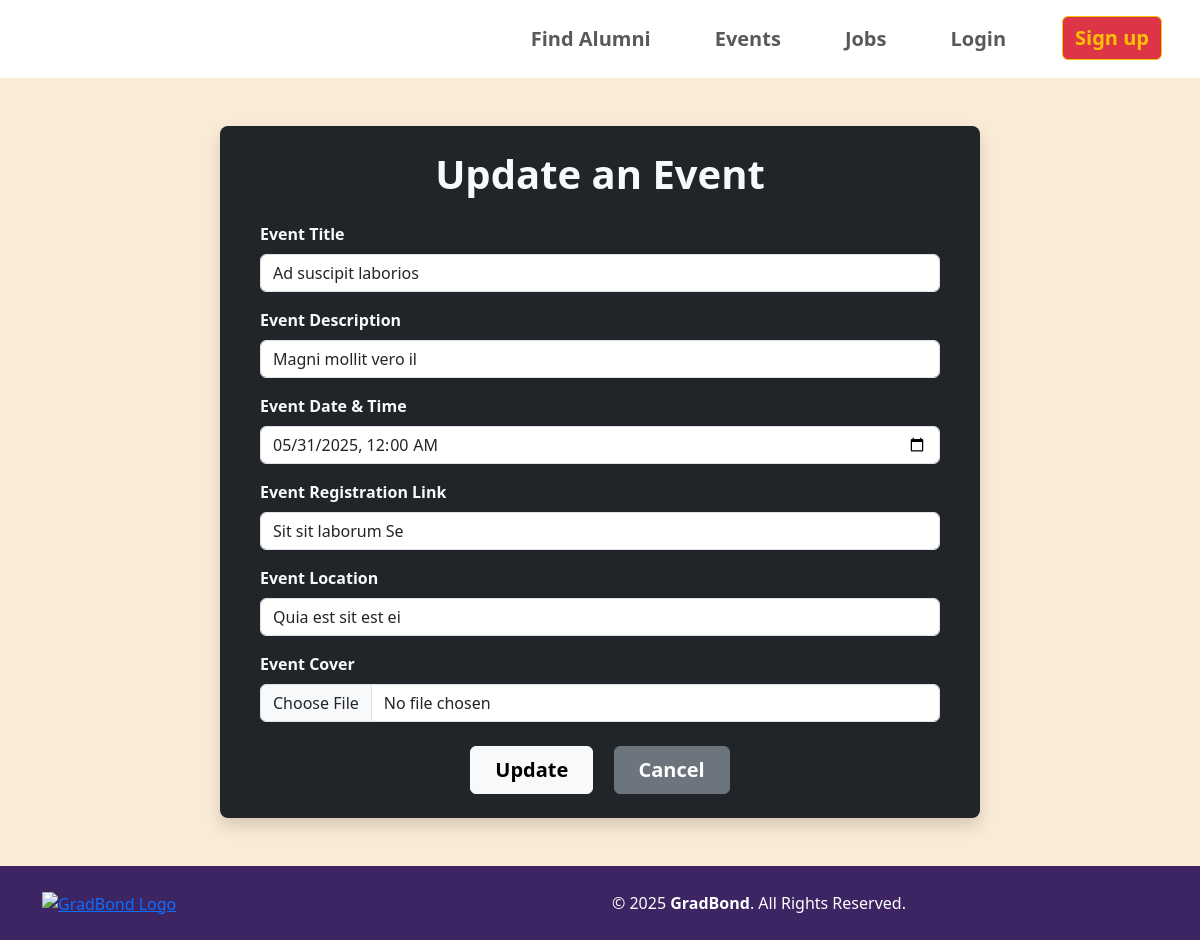
Before: /edit-event/5 with the older database file.
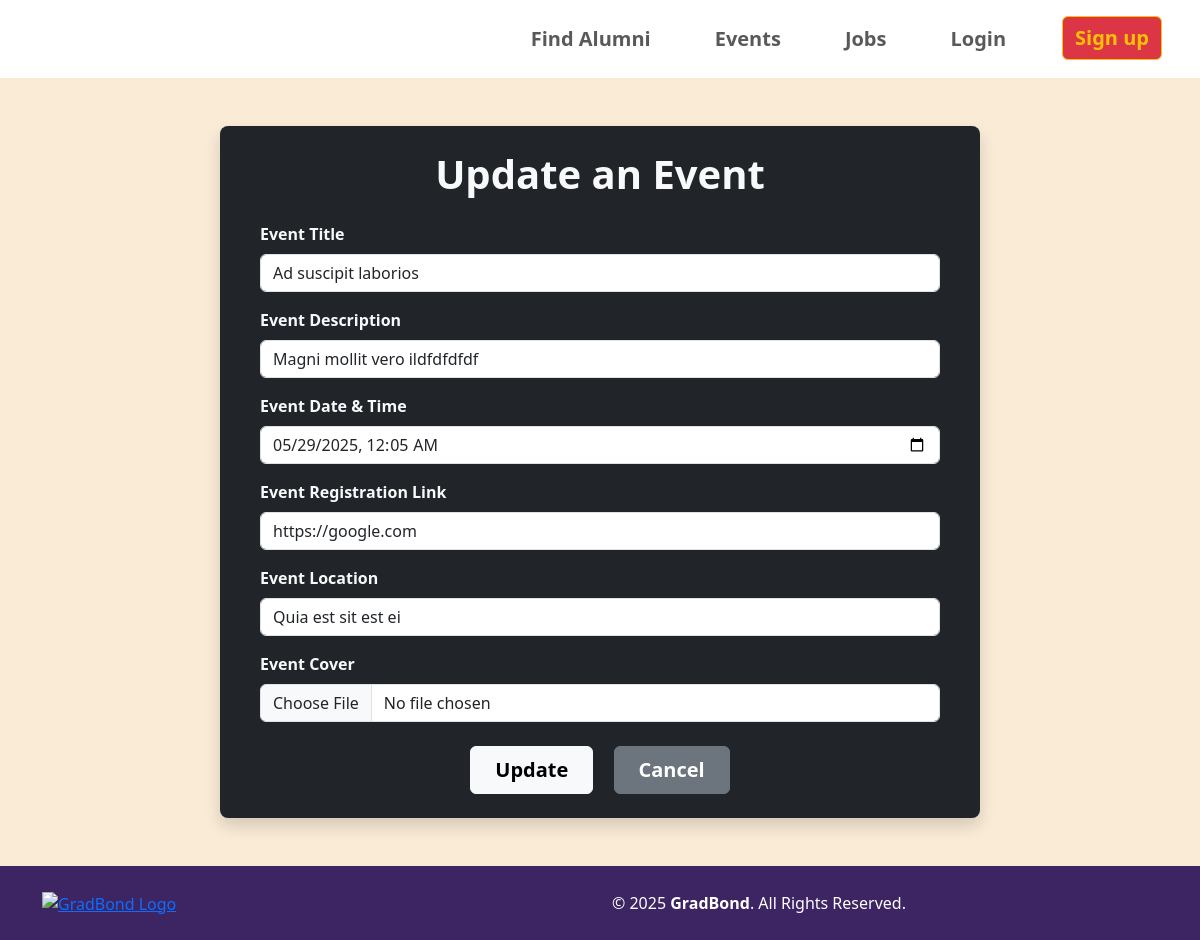
After: the same page with the newer database file.
### core/models.py (models this page shows, shortened)
class events(models.Model):
    user = models.ForeignKey(User, on_delete=models.CASCADE, null=True)
    title = models.CharField(max_length=100)
    description = models.TextField()
    date = models.DateTimeField(blank=True, null=True)
    time = models.TimeField(blank=True, null=True)
    regLink = models.URLField(blank=True, null=True)
    location = models.CharField(max_length=100)
    image = CloudinaryField('image', folder='events', default='default_cover', blank=True, null=True)

### core/views.py (the view, shortened to what this page needs)
# urls.py: path('edit-event/<int:id>', views.edit_event, name='edit_event'),
def edit_event(request, id):
    event = events.objects.get(id=id)
    return render(request, 'core/edit_event.html', {'event': event})

### templates/core/edit_event.html (shortened to what this page needs)
{% extends 'base.html' %}
{% load static %}
{% block extra_css %}
<link rel="stylesheet" href="{% static 'CSS/login.css' %}">
{% endblock %}
{% block content %}
<div class="container-fluid py-5 main" style="background-color: antiquewhite;">
  <div class="container">
    <div class="row justify-content-center">
      <div class="col-xl-8 col-lg-7 col-md-12 bg-dark text-light rounded-3 shadow p-4">
        <div class="text-center mb-4">
          <h1 class="fw-bold">Update an Event</h1>
        </div>
        <form method="POST" enctype="multipart/form-data" class="mx-3">
          <div class="mb-3">
            <label for="eventTitle" class="form-label fw-bold">Event Title</label>
            <input type="text" name="eventTitle" id="eventTitle" class="form-control" required
                   placeholder="Enter event title" value="{{ event.title }}">
          </div>
          <div class="mb-3">
            <label for="eventDes" class="form-label fw-bold">Event Description</label>
            <input type="text" name="eventDes" id="eventDes" class="form-control" required
                   placeholder="Enter event description" value="{{ event.description }}">
          </div>
          <div class="mb-3">
            <label for="eventDate" class="form-label fw-bold">Event Date & Time</label>
            <input type="datetime-local" name="eventDate" id="eventDate" class="form-control"
                   placeholder="Enter event date" value="{{ event.date|date:'Y-m-d\\TH:i' }}">
          </div>
          <div class="mb-3">
            <label for="eventRegLink" class="form-label fw-bold">Event Registration Link</label>
            <input type="url" name="eventRegLink" id="eventRegLink" class="form-control" required
                   value="{{ event.regLink }}">
          </div>
          <div class="mb-3">
            <label for="eventLocation" class="form-label fw-bold">Event Location</label>
            <input type="text" name="eventLocation" id="eventLocation" class="form-control" required
                   placeholder="Enter event location" value="{{ event.location }}">
          </div>
          <div class="mb-4">
            <label for="eventImage" class="form-label fw-bold">Event Cover</label>
            <input type="file" name="eventImage" id="eventImage" class="form-control">
          </div>
          <div class="text-center">
            <button type="submit" class="btn btn-light px-4 py-2 fw-bold fs-5 me-3">Update</button>
            <a href="{% url 'profile' %}" class="btn btn-secondary px-4 py-2 fw-bold fs-5">Cancel</a>
          </div>
        </form>
      </div>
    </div>
  </div>
</div>
{% endblock %}

Changed rows visible on the page:
changed events "Ad suscipit laborios": eventDes "Magni mollit vero il" → "Magni mollit vero ildfdfdfdf"; eventDate "05/31/2025 00:00" → "05/29/2025 00:05"; eventRegLink "Sit sit laborum Se" → "https://google.com"
